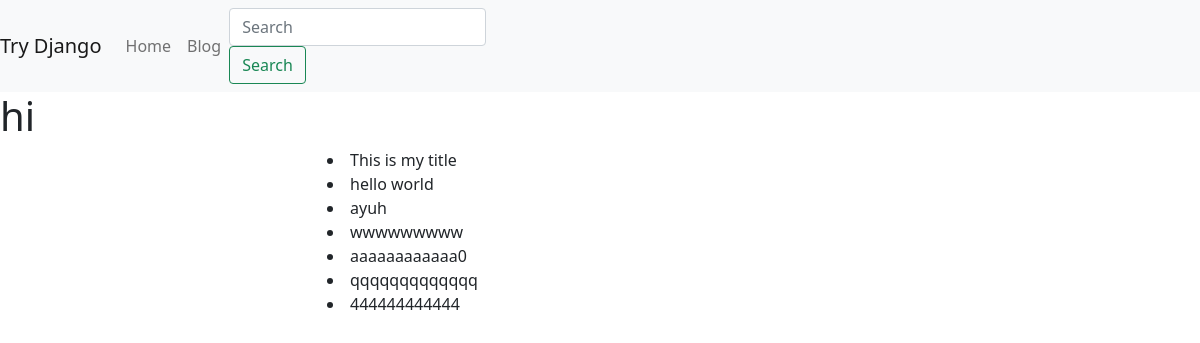
/blog/ (signed in), run on an earlier commit of the app's database.
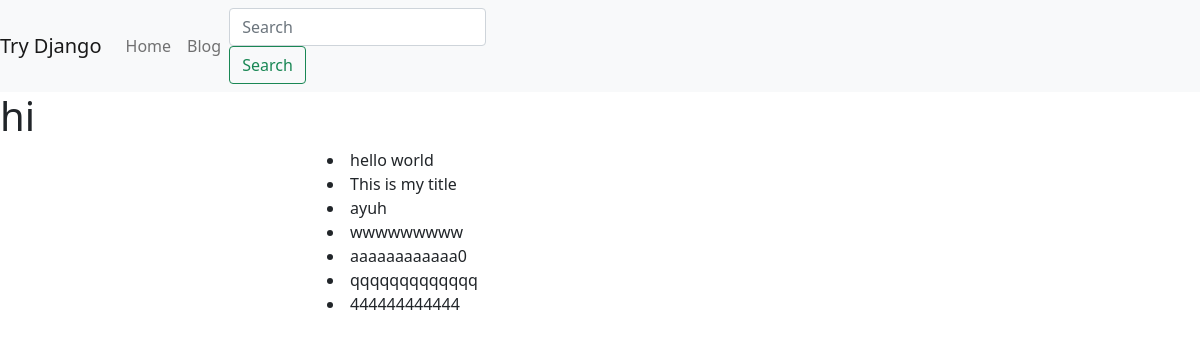
And on a later commit of the database.
### blog/models.py (models this page shows)
class BlogPost(models.Model):
	user= models.ForeignKey(User, default= 1, null= True, on_delete= models.SET_NULL)
	title= models.CharField(max_length=120)
	slug= models.SlugField(unique= True)
	content= models.TextField(null=True, blank= True)
	publish_date= models.DateTimeField(auto_now=False, auto_now_add=False,null=True, blank=True)
	timestamp= models.DateTimeField(auto_now_add=True)
	updated= models.DateTimeField(auto_now=True)
	objects= BlogPostManager()
	class Meta:
		ordering= ['-publish_date', '-updated', '-timestamp']

### blog/views.py (the view)
# urls.py: path('', blog_post_list_view),
def blog_post_list_view(request):
	qs= BlogPost.objects.all().published()
	if request.user.is_authenticated:
		my_qs= BlogPost.objects.filter(user=request.user)
		qs= (qs | my_qs).distinct()
	template_name= 'blog/list.html'
	context= {'object_list': qs}
	return render(request, template_name, context)

### blog/models.py (called while the page is built)
	def published(self):
		now= timezone.now()
		return self.filter(publish_date__lte=now)

	def get_queryset(self):
		return BlogPostQuerySet(self.model, using=self._db)

### blog/templates/blog/list.html
{% extends "base.html" %}
{% block content %}
	{% for object in object_list %}
		<li> {{ object.title }} </li>
	{% endfor %}
{% endblock %}

What changed in the data, as far as the page shows it:
changed BlogPost "hello world": moves up the list
